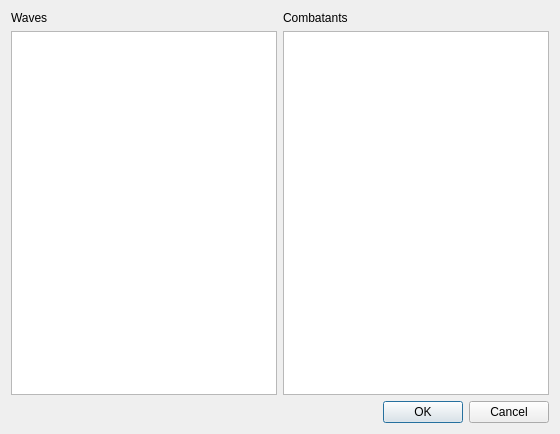
<?xml version="1.0" encoding="UTF-8"?>
<ui version="4.0">
 <class>AddBattleWaveDialog</class>
 <widget class="QDialog" name="AddBattleWaveDialog">
  <property name="geometry">
   <rect>
    <x>0</x>
    <y>0</y>
    <width>560</width>
    <height>434</height>
   </rect>
  </property>
  <property name="windowTitle">
   <string>Add Wave</string>
  </property>
  <property name="styleSheet">
   <string notr="true">background-image: url(:/img/data/parchment.jpg);</string>
  </property>
  <layout class="QGridLayout" name="gridLayout">
   <item row="0" column="0">
    <widget class="QLabel" name="label_2">
     <property name="text">
      <string>Waves</string>
     </property>
    </widget>
   </item>
   <item row="0" column="1">
    <widget class="QLabel" name="label">
     <property name="text">
      <string>Combatants</string>
     </property>
    </widget>
   </item>
   <item row="1" column="0">
    <widget class="QListWidget" name="lstWaves"/>
   </item>
   <item row="1" column="1">
    <widget class="QListWidget" name="lstCombatants"/>
   </item>
   <item row="2" column="1">
    <widget class="QDialogButtonBox" name="buttonBox">
     <property name="orientation">
      <enum>Qt::Horizontal</enum>
     </property>
     <property name="standardButtons">
      <set>QDialogButtonBox::Cancel|QDialogButtonBox::Ok</set>
     </property>
    </widget>
   </item>
  </layout>
 </widget>
 <resources/>
 <connections>
  <connection>
   <sender>buttonBox</sender>
   <signal>accepted()</signal>
   <receiver>AddBattleWaveDialog</receiver>
   <slot>accept()</slot>
   <hints>
    <hint type="sourcelabel">
     <x>248</x>
     <y>254</y>
    </hint>
    <hint type="destinationlabel">
     <x>157</x>
     <y>274</y>
    </hint>
   </hints>
  </connection>
  <connection>
   <sender>buttonBox</sender>
   <signal>rejected()</signal>
   <receiver>AddBattleWaveDialog</receiver>
   <slot>reject()</slot>
   <hints>
    <hint type="sourcelabel">
     <x>316</x>
     <y>260</y>
    </hint>
    <hint type="destinationlabel">
     <x>286</x>
     <y>274</y>
    </hint>
   </hints>
  </connection>
 </connections>
</ui>
